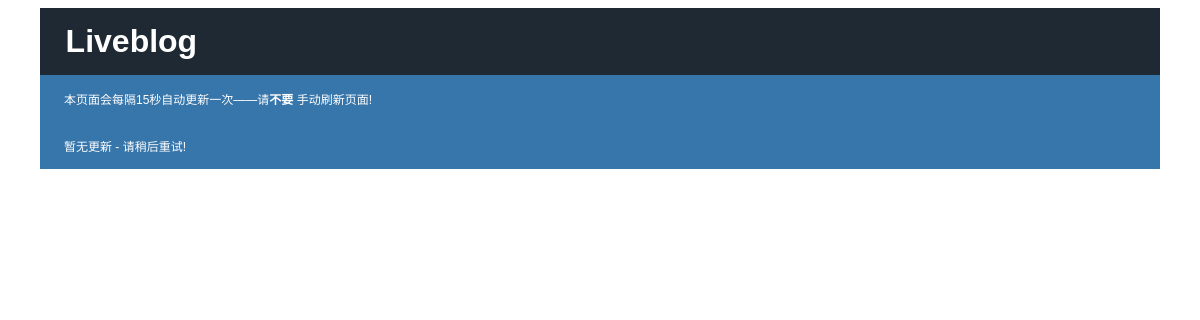
The app's page /live/, older data.
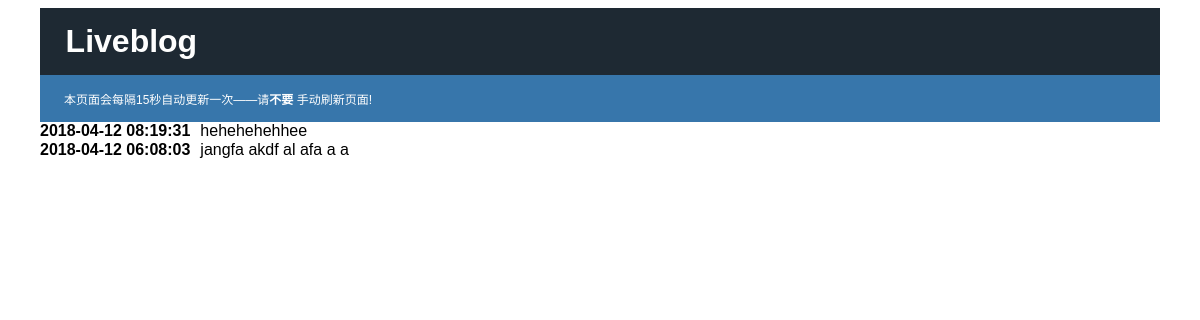
The same page, newer data.
### liveblog/models.py (models this page shows, shortened)
class Update(models.Model):
	timestamp=models.DateTimeField(default=datetime.datetime.now)
	text=models.TextField()
	class Meta:
		ordering=['-id']

### liveblog/views.py (the view)
class IndexView(generic.ListView):
	template_name='liveblog/update_list.html'
	def get_queryset(self):
		return Update.objects.all()

### liveblog/templates/liveblog/update_list.html (shortened to what this page needs)
<html>
    <head>
    </head>
    <body>
        <h1>Liveblog</h1>
        <p>本页面会每隔15秒自动更新一次——请<b>不要</b> 手动刷新页面!</p>
        {% if object_list %}
            <div id="update-holder">
                {% for object in object_list %}
                <div
                    id="{{ object.id }}">
                    <div class="timestamp">
                        {{ object.timestamp|date:"Y-m-d H:i:s" }}
                    </div>
                    <div class="text">
                        {{ object.text|linebreaksbr }}
                    </div>
                    <div class="clear"></div>
                </div>
                {% endfor %}
            </div>
        {% else %}
            <p>暂无更新 - 请稍后重试!</p>
        {% endif %}
    </body>
</html>

### liveblog/templates/liveblog/update_list.html (style rules this page uses)
div.timestamp { float: left; font-weight: bold; }
div.text { float: left; padding-left: 10px; }
div.clear { clear: both; height: 1px; }
body { padding: 0 2em; font-family: Microsoft Yahei,sans-serif; background: #fff; }
h1 { background: #1E2933; padding: 15 0.8em; margin: 0; color:#fefefe; }
p { background: #3776AB; padding: 15 2em; margin: 0; color:#fefefe; font-size:12px; }

Row changes from the older to the newer data that the page shows:
added Update: timestamp "2018-04-12 08:19:31", text "hehehehehhee"
added Update: timestamp "2018-04-12 06:08:03", text "jangfa akdf al afa a a"
Text that changed along with them:
text no longer shown: "暂无更新 - 请稍后重试!"
